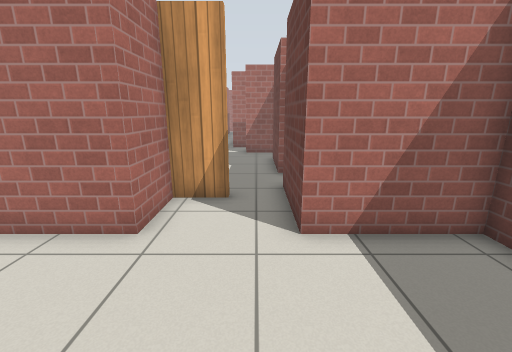
[1] (above)

13 first-person views from a walk through a robot-simulator world made for Gazebo. The camera is 1.2 m above the floor, tilts 14° down and sees 90° across. The floor is counted in squares, 0.5 m on a side. Each view is taken from the middle of a square. On the plan, view 1 faces up. The plan holds only what a view shows up to about 17 squares ahead; the rest is blank. The place goes on beyond the plan. Gazebo's built-in surfaces are drawn with simple patterns.

[2]
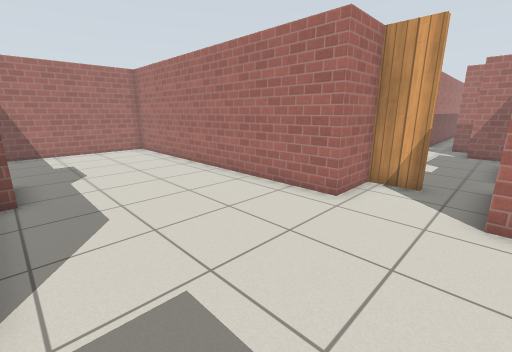

[3]
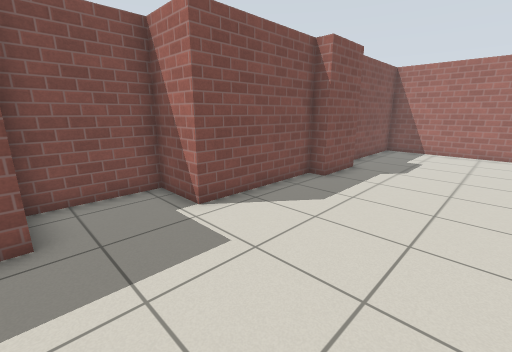

[4]
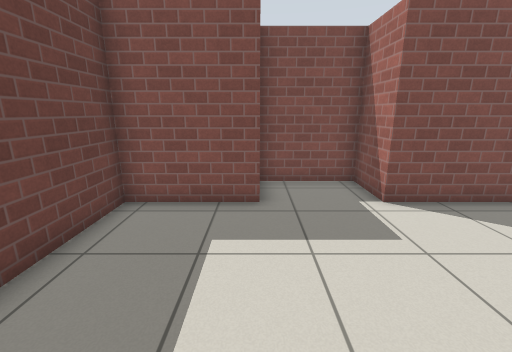

[5]
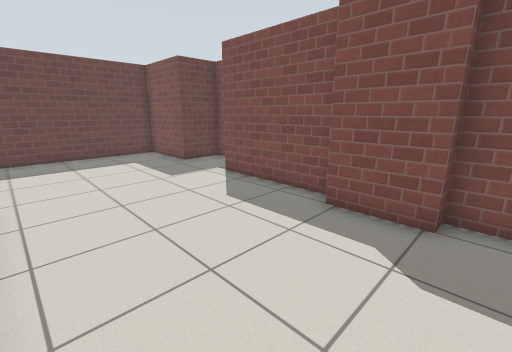

[6]
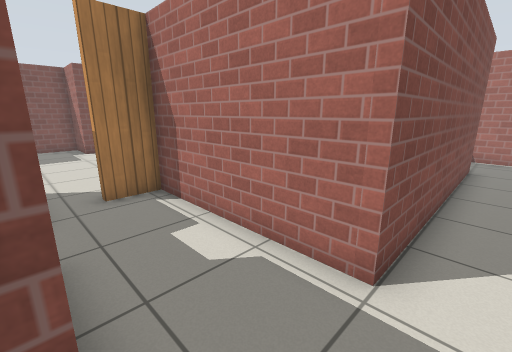

[7]
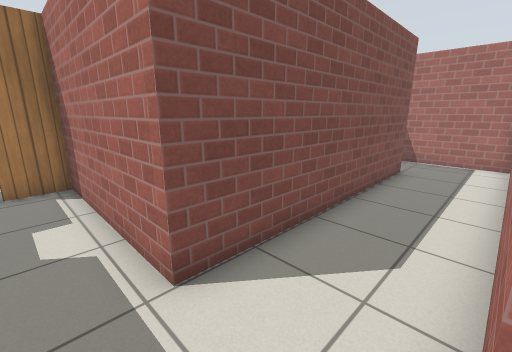

[8]
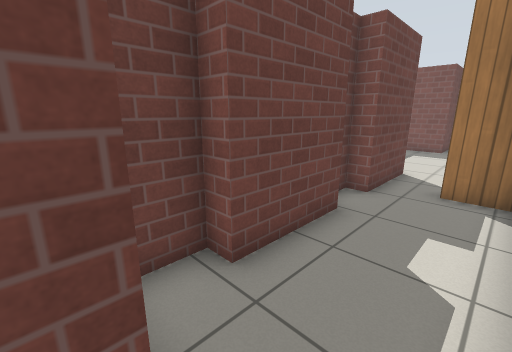

[9]
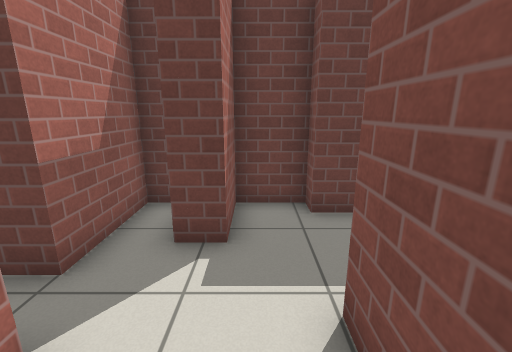

[10]
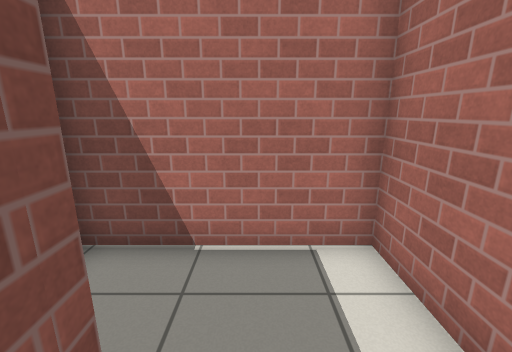

[11]
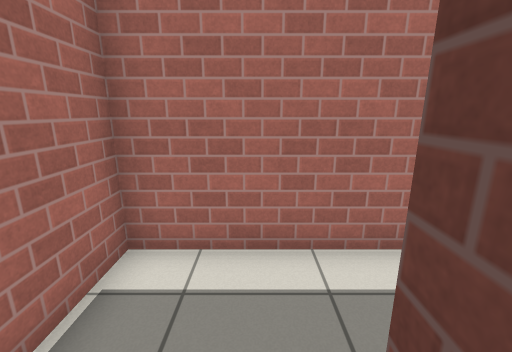

[12]
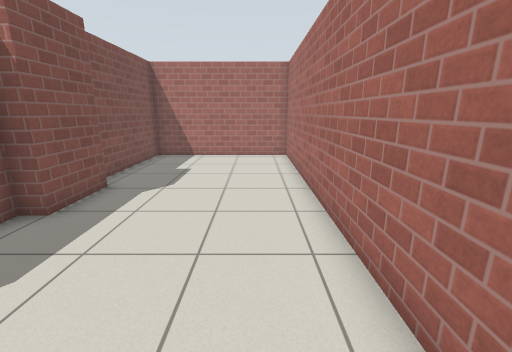

[13]
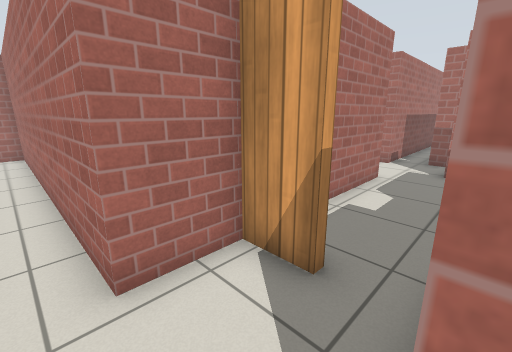

### Floor plan
Points are (right, up) in squares from view 1. A wall is a line through its corners. A room is listed if a view was taken in it or the views show most of it. See-through windows are left out.
Room 1 (views 1, 2, 3, 4, 5, 12, 13)
walls: (-0.8, 7) (-2.4, 7) (-2.4, 4.8) (-16.6, 4.8) (-16.6, -2.6) (-10.2, -2.6) (-10.2, -2) (-7.7, -2) (-7.7, -2.6) (-2.4, -2.6) (-2.4, -4.8) (0.9, -4.8) (0.9, -2.6) (4.6, -2.6) (4.6, 4.8) (0.9, 4.8) (0.9, 6.5)
ways out: opening at (0, 7) to room 2
Room 2 (views 6, 7, 8, 9, 10, 11)
walls: (-3.1, 18.5) (-3.1, 17.2) (-15.3, 17.2) (-15.3, 11.8); (1.6, 17.9) (-1.6, 17.9); (-12.4, 13.4) (-12.4, 14) (-2.4, 14) (-2.4, 7.3) (-0.8, 7.3); (0.9, 10.1) (0.9, 13.6) (1.6, 13.6) (1.6, 15.6) (-0.6, 15.6) (-0.6, 16.6); (0.9, 6.5) (0.9, 8.2) (1.6, 8.2) (1.6, 8.8)
ways out: opening at (0, 7) to room 1

Where each view was taken, in squares from view 1:
view 1: 0 up, 0 right, facing up
view 2: 2 down, 1 right, facing up-left
view 3: 3 up, 1 right, facing down-left
view 4: 4 up, 1 right, facing down
view 5: 4 up, 11 left, facing down-right
view 6: 15 up, 1 right, facing down-left
view 7: 17 up, 1 left, facing down-left
view 8: 16 up, 2 left, facing down-right
view 9: 15 up, 5 left, facing right
view 10: 15 up, 11 left, facing left
view 11: 13 up, 13 left, facing up
view 12: 3 up, 2 left, facing left
view 13: 4 up, 1 right, facing up-left
